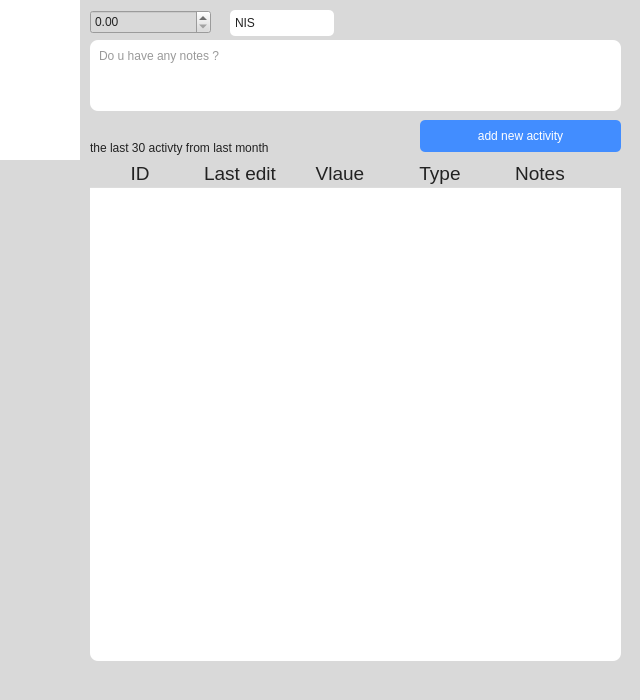
<?xml version="1.0" encoding="UTF-8"?>
<ui version="4.0">
 <class>Form</class>
 <widget class="QWidget" name="Form">
  <property name="geometry">
   <rect>
    <x>0</x>
    <y>0</y>
    <width>640</width>
    <height>700</height>
   </rect>
  </property>
  <property name="windowTitle">
   <string>Form</string>
  </property>
  <property name="styleSheet">
   <string notr="true">QWidget { 
background: #d9d9d9;
color : #222
}
QTabWidget::pane {
border: none;
background: none;
}
QTabWidget::tab-bar {
top : 0;
left : 0;
}

QTabBar::tab {
border: none;
padding :0 0 15px;
width : 80px;
height :65px;
background: #fff;
}
QTabBar::tab:selected {}

QTabBar::tab:!selected {}

QPushButton {
background : #428dff;
color : #fff;
border-radius : 5
}
QPushButton:disabled{
background : #eee;
color:#999
} 
QPushButton:hover {
background : #fff;
color :#428dff
}

QTextEdit , QLineEdit{
background : #fff;
color :#333;
border-radius : 8;
padding : 5;
border: none
}
QTextEdit:focus, QLineEdit:focus{
border: 1px solid #999;
}

QTableWidget{
background : #fff;
border:none;
border-radius : 8;
}
QHeaderView::section, QTableWidget::Item{
    background: rgba(0,0,0,0);
    font-size: 14pt;
    border-style: none;
    border-bottom: 0.5 solid #ddd;
    border-right: .5 solid #ddd;
}







QScrollBar:horizontal {
    background: #fff;
    height: 7px;
	margin: 0px 21px 0 16px;
}
QScrollBar::handle:horizontal{
    background: #428dff;
    min-height: 20px;
    border-radius: 2px;
}
QScrollBar::add-line:horizontal,QScrollBar::sub-line:horizontal
  {
   border-radius: 2px;
    background: #fff;
    width: 14px;
    subcontrol-origin: margin;
}

QScrollBar::add-line:horizontal:hover, QScrollBar::sub-line:horizontal:hover { border: 1px solid #428dff;}
QScrollBar::add-line {subcontrol-position: right;margin-right:5px}
QScrollBar::sub-line {subcontrol-position: left;}
QScrollBar::right-arrow:horizontal, QScrollBar::left-arrow:horizontal
 {
    border: 1px solid #428dff;
    width: 1px;
    height: 1px;
    background: white;
	border-radius : 2
}
QScrollBar::add-page:horizontal, QScrollBar::sub-page:horizontal{
    background: #fff;
}
QScrollBar:vertical {
    background: #fff;
    width: 7px;
    margin: 16px 0 21px 0;
}
QScrollBar::handle:vertical {
    background:#428dff;
    min-height: 20px;
    border-radius: 2px;
}
QScrollBar::add-line:vertical,QScrollBar::sub-line:vertical  {
    border-radius: 2px;
    background: #fff;
    height: 14px;
    subcontrol-origin: margin;
}
QScrollBar::add-line:vertical {
subcontrol-position: bottom;
margin-bottom:5px
}
QScrollBar::sub-line:vertical {subcontrol-position: top;}
QScrollBar::add-line:vertical:hover, QScrollBar::sub-line:vertical:hover { border: 1px solid #428dff;}
QScrollBar::up-arrow:vertical, QScrollBar::down-arrow:vertical {
    border: 1px solid #428dff;
    width: 1px;
    height: 1px;
    background: white;
}
QScrollBar::add-page:vertical, QScrollBar::sub-page:vertical {
    background: #fff;
}
QComboBox {
    selection-background-color: #428dff;
    background-color: #fff;
    border-style: solid;
    border-radius: 5;
}

QComboBox:hover{
    border: 2px solid #428dff
}

QComboBox:on {
    padding-top: 3px;
    padding-left: 4px;
    background-color: #fff;
    selection-background-color: #428dff
}

QComboBox QAbstractItemView {
    border: 2px solid #fff;
    selection-background-color: #428dff;
}

QComboBox::drop-down {
    subcontrol-origin: padding;
    subcontrol-position: bottom right;
    width: 15px;

    border-left-width: 0px;
    border-left-color: #fff;
    border-left-style: solid; /* just a single line */
    border-top-right-radius: 3px; /* same radius as the QComboBox */
    border-bottom-right-radius: 3px;
}

QComboBox::down-arrow {
    image: url(:/images/down_arrow.png);
    height:15px;
	width: 15px;
	margin-right:15px
}
</string>
  </property>
  <widget class="QTabWidget" name="tabWidget">
   <property name="geometry">
    <rect>
     <x>0</x>
     <y>0</y>
     <width>640</width>
     <height>700</height>
    </rect>
   </property>
   <property name="tabletTracking">
    <bool>false</bool>
   </property>
   <property name="statusTip">
    <string/>
   </property>
   <property name="styleSheet">
    <string notr="true"/>
   </property>
   <property name="tabPosition">
    <enum>QTabWidget::West</enum>
   </property>
   <property name="tabShape">
    <enum>QTabWidget::Rounded</enum>
   </property>
   <property name="currentIndex">
    <number>0</number>
   </property>
   <property name="iconSize">
    <size>
     <width>40</width>
     <height>40</height>
    </size>
   </property>
   <property name="elideMode">
    <enum>Qt::ElideMiddle</enum>
   </property>
   <property name="tabsClosable">
    <bool>false</bool>
   </property>
   <property name="tabBarAutoHide">
    <bool>true</bool>
   </property>
   <widget class="QWidget" name="tap_home">
    <attribute name="icon">
     <iconset resource="imgqrc.qrc">
      <normaloff>:/images/home.png</normaloff>
      <activeon>:/images/home-color.png</activeon>:/images/home.png</iconset>
    </attribute>
    <attribute name="title">
     <string/>
    </attribute>
    <widget class="QComboBox" name="in_type">
     <property name="geometry">
      <rect>
       <x>150</x>
       <y>10</y>
       <width>104</width>
       <height>26</height>
      </rect>
     </property>
     <property name="iconSize">
      <size>
       <width>4</width>
       <height>4</height>
      </size>
     </property>
     <item>
      <property name="text">
       <string>NIS</string>
      </property>
     </item>
     <item>
      <property name="text">
       <string>USD</string>
      </property>
     </item>
     <item>
      <property name="text">
       <string>JOD</string>
      </property>
     </item>
    </widget>
    <widget class="QLabel" name="label">
     <property name="geometry">
      <rect>
       <x>10</x>
       <y>140</y>
       <width>211</width>
       <height>16</height>
      </rect>
     </property>
     <property name="text">
      <string>the last 30 activty from last month</string>
     </property>
    </widget>
    <widget class="QTextEdit" name="in_note">
     <property name="geometry">
      <rect>
       <x>10</x>
       <y>40</y>
       <width>531</width>
       <height>71</height>
      </rect>
     </property>
     <property name="tabChangesFocus">
      <bool>false</bool>
     </property>
     <property name="placeholderText">
      <string>Do u have any notes ?</string>
     </property>
    </widget>
    <widget class="QPushButton" name="btn_addnew">
     <property name="geometry">
      <rect>
       <x>340</x>
       <y>120</y>
       <width>201</width>
       <height>32</height>
      </rect>
     </property>
     <property name="cursor">
      <cursorShape>PointingHandCursor</cursorShape>
     </property>
     <property name="text">
      <string>add new activity</string>
     </property>
    </widget>
    <widget class="QDoubleSpinBox" name="in_value">
     <property name="geometry">
      <rect>
       <x>10</x>
       <y>10</y>
       <width>121</width>
       <height>24</height>
      </rect>
     </property>
     <property name="decimals">
      <number>2</number>
     </property>
     <property name="maximum">
      <double>99999.990000000005239</double>
     </property>
    </widget>
    <widget class="QTableWidget" name="tableWidget">
     <property name="geometry">
      <rect>
       <x>10</x>
       <y>160</y>
       <width>531</width>
       <height>501</height>
      </rect>
     </property>
     <property name="columnCount">
      <number>5</number>
     </property>
     <column>
      <property name="text">
       <string>ID</string>
      </property>
     </column>
     <column>
      <property name="text">
       <string>Last edit</string>
      </property>
     </column>
     <column>
      <property name="text">
       <string>Vlaue</string>
      </property>
     </column>
     <column>
      <property name="text">
       <string>Type</string>
      </property>
     </column>
     <column>
      <property name="text">
       <string>Notes</string>
      </property>
     </column>
    </widget>
   </widget>
   <widget class="QWidget" name="tap_export">
    <attribute name="icon">
     <iconset resource="imgqrc.qrc">
      <normaloff>:/images/export.png</normaloff>
      <activeon>:/images/export-color.png</activeon>:/images/export.png</iconset>
    </attribute>
    <attribute name="title">
     <string/>
    </attribute>
    <widget class="QTableWidget" name="TB_export">
     <property name="geometry">
      <rect>
       <x>10</x>
       <y>90</y>
       <width>541</width>
       <height>481</height>
      </rect>
     </property>
     <property name="columnCount">
      <number>5</number>
     </property>
     <column>
      <property name="text">
       <string>ID</string>
      </property>
     </column>
     <column>
      <property name="text">
       <string>Last edit</string>
      </property>
     </column>
     <column>
      <property name="text">
       <string>Vlaue</string>
      </property>
     </column>
     <column>
      <property name="text">
       <string>Type</string>
      </property>
     </column>
     <column>
      <property name="text">
       <string>Notes</string>
      </property>
     </column>
    </widget>
    <widget class="QPushButton" name="btn_export">
     <property name="enabled">
      <bool>false</bool>
     </property>
     <property name="geometry">
      <rect>
       <x>412</x>
       <y>650</y>
       <width>141</width>
       <height>32</height>
      </rect>
     </property>
     <property name="cursor">
      <cursorShape>PointingHandCursor</cursorShape>
     </property>
     <property name="text">
      <string>Export</string>
     </property>
    </widget>
    <widget class="QPushButton" name="btn_brows">
     <property name="geometry">
      <rect>
       <x>502</x>
       <y>610</y>
       <width>51</width>
       <height>31</height>
      </rect>
     </property>
     <property name="cursor">
      <cursorShape>PointingHandCursor</cursorShape>
     </property>
     <property name="text">
      <string/>
     </property>
     <property name="icon">
      <iconset resource="imgqrc.qrc">
       <normaloff>:/images/folder-color.png</normaloff>
       <activeon>:/images/folder-color.png</activeon>:/images/folder-color.png</iconset>
     </property>
    </widget>
    <widget class="QLineEdit" name="in_location">
     <property name="geometry">
      <rect>
       <x>10</x>
       <y>610</y>
       <width>481</width>
       <height>31</height>
      </rect>
     </property>
     <property name="autoFillBackground">
      <bool>false</bool>
     </property>
     <property name="styleSheet">
      <string notr="true"/>
     </property>
     <property name="placeholderText">
      <string>file name</string>
     </property>
    </widget>
    <widget class="QComboBox" name="in_type_export">
     <property name="geometry">
      <rect>
       <x>200</x>
       <y>40</y>
       <width>104</width>
       <height>26</height>
      </rect>
     </property>
     <item>
      <property name="text">
       <string>NIS</string>
      </property>
     </item>
     <item>
      <property name="text">
       <string>USD</string>
      </property>
     </item>
     <item>
      <property name="text">
       <string>JOD</string>
      </property>
     </item>
     <item>
      <property name="text">
       <string>All types</string>
      </property>
     </item>
    </widget>
    <widget class="QComboBox" name="in_time">
     <property name="geometry">
      <rect>
       <x>200</x>
       <y>10</y>
       <width>104</width>
       <height>26</height>
      </rect>
     </property>
     <item>
      <property name="text">
       <string>Last week</string>
      </property>
     </item>
     <item>
      <property name="text">
       <string>Last month</string>
      </property>
     </item>
     <item>
      <property name="text">
       <string>Last 3 month</string>
      </property>
     </item>
     <item>
      <property name="text">
       <string>Last 6 month</string>
      </property>
     </item>
     <item>
      <property name="text">
       <string>Last year</string>
      </property>
     </item>
     <item>
      <property name="text">
       <string>All time</string>
      </property>
     </item>
    </widget>
    <widget class="QLabel" name="label_2">
     <property name="geometry">
      <rect>
       <x>20</x>
       <y>10</y>
       <width>101</width>
       <height>21</height>
      </rect>
     </property>
     <property name="text">
      <string>select by date</string>
     </property>
    </widget>
    <widget class="QLabel" name="label_3">
     <property name="geometry">
      <rect>
       <x>20</x>
       <y>40</y>
       <width>101</width>
       <height>21</height>
      </rect>
     </property>
     <property name="text">
      <string>select by type</string>
     </property>
    </widget>
   </widget>
  </widget>
  <widget class="QFrame" name="frame">
   <property name="geometry">
    <rect>
     <x>0</x>
     <y>0</y>
     <width>80</width>
     <height>701</height>
    </rect>
   </property>
   <property name="styleSheet">
    <string notr="true">QFrame { 
background : '#fff';
border : none
}</string>
   </property>
   <property name="frameShape">
    <enum>QFrame::StyledPanel</enum>
   </property>
   <property name="frameShadow">
    <enum>QFrame::Raised</enum>
   </property>
  </widget>
  <zorder>frame</zorder>
  <zorder>tabWidget</zorder>
 </widget>
 <resources>
  <include location="imgqrc.qrc"/>
 </resources>
 <connections/>
</ui>
